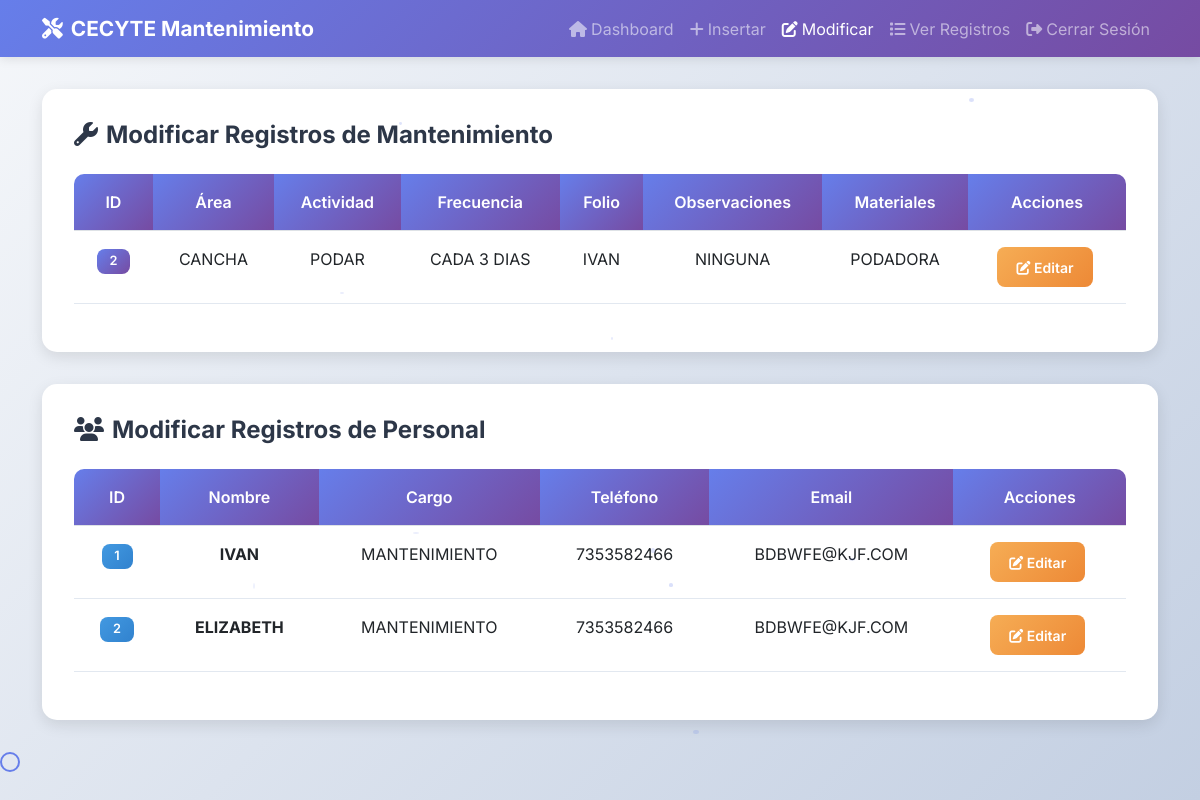
/modificar_old.php (signed in), run on the app's committed database.
### tables this page shows
CREATE TABLE `mantenimiento` (
  `id` int(10) NOT NULL,
  `areaa` varchar(45) NOT NULL,
  `actividad` varchar(45) NOT NULL,
  `frecuencia` varchar(45) NOT NULL,
  `folio` varchar(45) NOT NULL,
  `observaciones` varchar(45) NOT NULL,
  `material` varchar(45) NOT NULL
);

CREATE TABLE `personal` (
  `id` int(10) NOT NULL,
  `nombre` varchar(45) NOT NULL,
  `cargo` varchar(45) NOT NULL,
  `telefono` varchar(45) NOT NULL,
  `email` varchar(45) NOT NULL
);

### modificar_old.php (the view, shortened to what this page needs)
<!DOCTYPE html>
<html lang="es">
<head>
    <link href="https://cdnjs.cloudflare.com/ajax/libs/bootstrap/5.3.0/css/bootstrap.min.css" rel="stylesheet">
    <link href="https://cdnjs.cloudflare.com/ajax/libs/font-awesome/6.4.0/css/all.min.css" rel="stylesheet">
    <link href="assets/css/simple-style.css" rel="stylesheet">
</head>
<body class="dashboard-container">
    <?php
    try {
        $db = new Database();
        $conexion = $db->getConnection();
    } catch (Exception $e) {
        die("Error de conexión: " . $e->getMessage());
    }
    ?>
    <nav class="navbar navbar-expand-lg navbar-dark" style="background: linear-gradient(135deg, #667eea, #764ba2);">
        <div class="container">
            <a class="navbar-brand" href="inicio.php">
                <i class="fas fa-tools me-2"></i>CECYTE Mantenimiento
            </a>
            <div class="collapse navbar-collapse" id="navbarNav">
                <ul class="navbar-nav ms-auto">
                    <li class="nav-item">
                        <a class="nav-link" href="inicio.php"><i class="fas fa-home me-1"></i>Dashboard</a>
                    </li>
                    <li class="nav-item">
                        <a class="nav-link" href="insertar.php"><i class="fas fa-plus me-1"></i>Insertar</a>
                    </li>
                    <li class="nav-item">
                        <a class="nav-link active" href="modificar.php"><i class="fas fa-edit me-1"></i>Modificar</a>
                    </li>
                    <li class="nav-item">
                        <a class="nav-link" href="select.php"><i class="fas fa-list me-1"></i>Ver Registros</a>
                    </li>
                    <li class="nav-item">
                        <a class="nav-link" href="cerrar.php"><i class="fas fa-sign-out-alt me-1"></i>Cerrar Sesión</a>
                    </li>
                </ul>
            </div>
        </div>
    </nav>
    <div class="container mt-4"></body>
        <div class="table-container fade-in">
            <div class="table-header">
                <h3 class="table-title">
                    <i class="fas fa-wrench me-2"></i>Modificar Registros de Mantenimiento
                </h3>
            </div>
            <div class="table-responsive">
                <table class="table">
                    <thead>
                        <tr>
                            <th>ID</th>
                            <th>Área</th>
                            <th>Actividad</th>
                            <th>Frecuencia</th>
                            <th>Folio</th>
                            <th>Observaciones</th>
                            <th>Materiales</th>
                            <th>Acciones</th>
                        </tr>
                    </thead>
                    <tbody>
                        <?php
                        try {
                            $resultado = $conexion->query("SELECT * FROM mantenimiento ORDER BY id");
                            while ($row = $resultado->fetch_assoc()) {
                                echo "<tr>
                                        <td><span class='badge bg-primary'>{$row['id']}</span></td>
                                        <td>{$row['areaa']}</td>
                                        <td>{$row['actividad']}</td>
                                        <td>{$row['frecuencia']}</td>
                                        <td>{$row['folio']}</td>
                                        <td>{$row['observaciones']}</td>
                                        <td>{$row['material']}</td>
                                        <td>
                                            <a href='editar.php?id={$row['id']}' class='btn btn-sm btn-warning me-1'>
                                                <i class='fas fa-edit'></i> Editar
                                            </a>
                                        </td>
                                      </tr>";
                            }
                        } catch (Exception $e) {
                            echo "<tr><td colspan='8' class='text-center text-muted'>Error al cargar datos: " . $e->getMessage() . "</td></tr>";
                        }
                        ?>
                    </tbody>
                </table>
            </div>
        </div>
        <div class="table-container fade-in">
            <div class="table-header">
                <h3 class="table-title">
                    <i class="fas fa-users me-2"></i>Modificar Registros de Personal
                </h3>
            </div>
            <div class="table-responsive">
                <table class="table">
                    <thead>
                        <tr>
                            <th>ID</th>
                            <th>Nombre</th>
                            <th>Cargo</th>
                            <th>Teléfono</th>
                            <th>Email</th>
                            <th>Acciones</th>
                        </tr>
                    </thead>
                    <tbody>
                        <?php
                        try {
                            $resultado = $conexion->query("SELECT * FROM personal ORDER BY id");
                            while ($row = $resultado->fetch_assoc()) {
                                echo "<tr>
                                        <td><span class='badge bg-info'>{$row['id']}</span></td>
                                        <td><strong>{$row['nombre']}</strong></td>
                                        <td>{$row['cargo']}</td>
                                        <td>{$row['telefono']}</td>
                                        <td>{$row['email']}</td>
                                        <td>
                                            <a href='editarp.php?id={$row['id']}' class='btn btn-sm btn-warning me-1'>
                                                <i class='fas fa-edit'></i> Editar
                                            </a>
                                        </td>
                                      </tr>";
                            }
                        } catch (Exception $e) {
                            echo "<tr><td colspan='6' class='text-center text-muted'>Error al cargar datos: " . $e->getMessage() . "</td></tr>";
                        }
                        ?>
</                    </tbody>
                </table>
            </div>
        </div>
</body>
</html>

### assets/css/simple-style.css (style rules this page uses)
* { margin: 0; padding: 0; box-sizing: border-box; }
body { font-family: 'Inter', Arial, sans-serif; background: linear-gradient(135deg, #667eea 0%, #764ba2 100%); min-height: 100vh; margin: 0; padding: 0; }
.dashboard-container { background: linear-gradient(135deg, #f5f7fa 0%, #c3cfe2 100%); min-height: 100vh; }
.navbar { box-shadow: 0 2px 10px rgba(0, 0, 0, 0.1); }
.navbar-brand { font-weight: 700; font-size: 1.3rem; }
.table-container { background: white; border-radius: 15px; padding: 2rem; margin: 2rem auto; max-width: 1200px; box-shadow: 0 5px 15px rgba(0, 0, 0, 0.1); }
.table-title { font-size: 1.5rem; font-weight: 700; color: #2d3748; margin-bottom: 1.5rem; }
.table { width: 100%; border-collapse: collapse; }
.table th { background: linear-gradient(135deg, #667eea, #764ba2); color: white; padding: 1rem; text-align: center; font-weight: 600; }
.table th:first-child { border-radius: 10px 0 0 0; }
.table th:last-child { border-radius: 0 10px 0 0; }
.table td { padding: 1rem; border-bottom: 1px solid #e2e8f0; text-align: center; }
.btn-warning { background: linear-gradient(135deg, #f6ad55, #ed8936); color: white; border: none; padding: 0.6rem 1.2rem; border-radius: 8px; font-weight: 600; text-decoration: none; display: inline-block; transition: transform 0.2s ease; }
.badge { padding: 0.4rem 0.8rem; border-radius: 8px; font-weight: 600; font-size: 0.8rem; display: inline-block; }
.bg-primary { background: linear-gradient(135deg, #667eea, #764ba2); color: white; }
.bg-info { background: linear-gradient(135deg, #4299e1, #3182ce); color: white; }
.me-2 { margin-right: 0.5rem; }
.mt-4 { margin-top: 1.5rem; }
.fade-in { opacity: 1; }

### data on the page
mantenimiento: id "2", areaa "CANCHA", actividad "PODAR", frecuencia "CADA 3 DIAS", folio "IVAN", observaciones "NINGUNA", material "PODADORA"
personal: id "1", nombre "IVAN", cargo "MANTENIMIENTO", telefono "7353582466", email "BDBWFE@KJF.COM"
personal: id "2", nombre "ELIZABETH", cargo "MANTENIMIENTO", telefono "7353582466", email "BDBWFE@KJF.COM"
